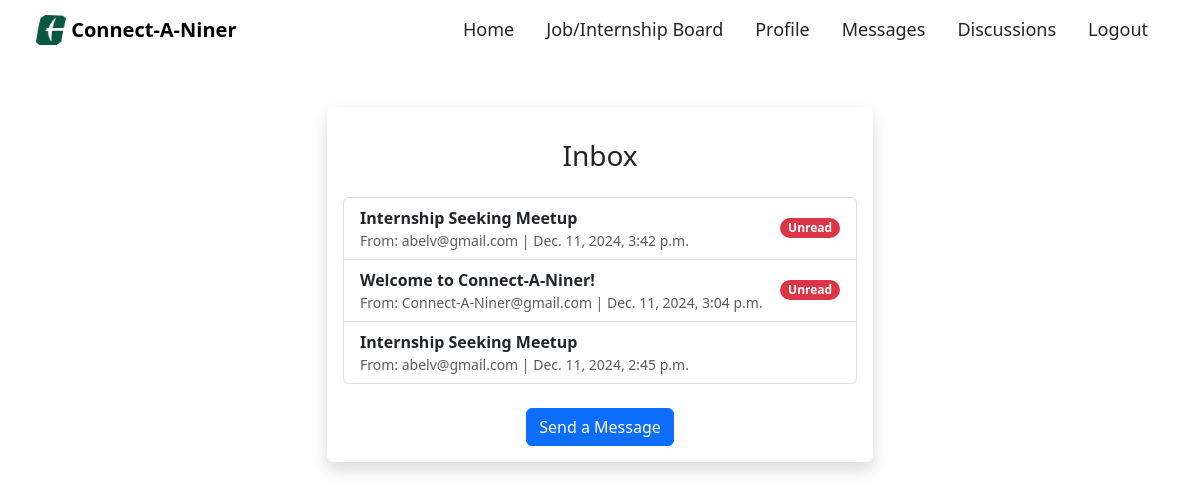
Screenshot of /inbox/ (signed in) with the database file from the repository.
### base/models.py (models this page shows, shortened)
class Message(models.Model):
    sender = models.ForeignKey(
        settings.AUTH_USER_MODEL, related_name='sent_messages', on_delete=models.CASCADE
    )
    recipient = models.ForeignKey(
        settings.AUTH_USER_MODEL, related_name='received_messages', on_delete=models.CASCADE
    )
    subject = models.CharField(max_length=255)
    body = models.TextField()
    timestamp = models.DateTimeField(auto_now_add=True)
    is_read = models.BooleanField(default=False)

class User(AbstractBaseUser, PermissionsMixin):
    name = models.CharField(max_length=200, null=True)
    email = models.EmailField(unique=True, null=False)  # Ensuring email is unique and required
    bio = models.TextField(null=True)
    is_active = models.BooleanField(default=True)
    is_staff = models.BooleanField(default=False)
    USERNAME_FIELD = 'email'
    REQUIRED_FIELDS = []  # Since email is the USERNAME_FIELD, no other fields are required
    objects = CustomUserManager()
    def __str__(self):
        return self.email

### base/views.py (the view)
# urls.py: path('inbox/', views.inbox, name='inbox'),
@login_required
def inbox(request):
    messages = Message.objects.filter(recipient=request.user).order_by('-timestamp')
    return render(request, 'messaging/inbox.html', {'messages': messages})

### base/templates/messaging/inbox.html
{% extends 'base.html' %}
{% block content %}
<div class="container mt-5">
  <div class="row">
    <div class="col-12 col-sm-8 col-md-6 m-auto">
      <div class="card border-0 shadow">
        <div class="card-body">
          <h1 class="text-center fs-3 p-3">Inbox</h1>
          <ul class="list-group">
            {% for message in messages %}
            <li class="list-group-item d-flex justify-content-between align-items-center">
              <div>
                <a href="{% url 'view_message' message.id %}" class="text-decoration-none text-dark fw-bold">
                  {{ message.subject }}
                </a>
                <small class="d-block text-muted">From: {{ message.sender }} | {{ message.timestamp }}</small>
              </div>
              {% if not message.is_read %}
              <span class="badge bg-danger rounded-pill">Unread</span>
              {% endif %}
            </li>
            {% endfor %}
          </ul>
          <div class="text-center mt-4">
            <a href="{% url 'send_message' %}" class="btn btn-primary">
              Send a Message
            </a>
          </div>
        </div>
      </div>
    </div>
  </div>
</div>
{% endblock %}

### rows the page displays
Message: subject "Internship Seeking Meetup", sender "abelv@gmail.com", timestamp "Dec. 11, 2024, 3:42 p.m.", is_read "Unread"
Message: subject "Welcome to Connect-A-Niner!", sender "Connect-A-Niner@gmail.com", timestamp "Dec. 11, 2024, 3:04 p.m.", is_read "Unread"
Message: subject "Internship Seeking Meetup", sender "abelv@gmail.com", timestamp "Dec. 11, 2024, 2:45 p.m."
